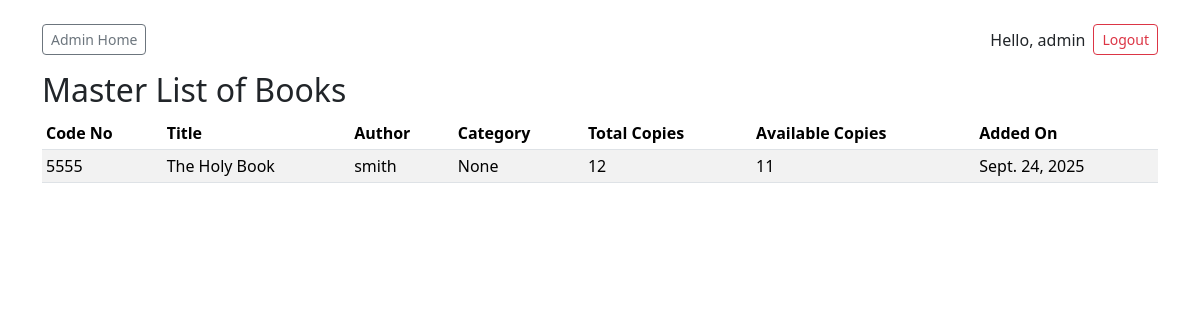
The page /dashboard/reports/books/ (signed in) on the database as committed earlier.
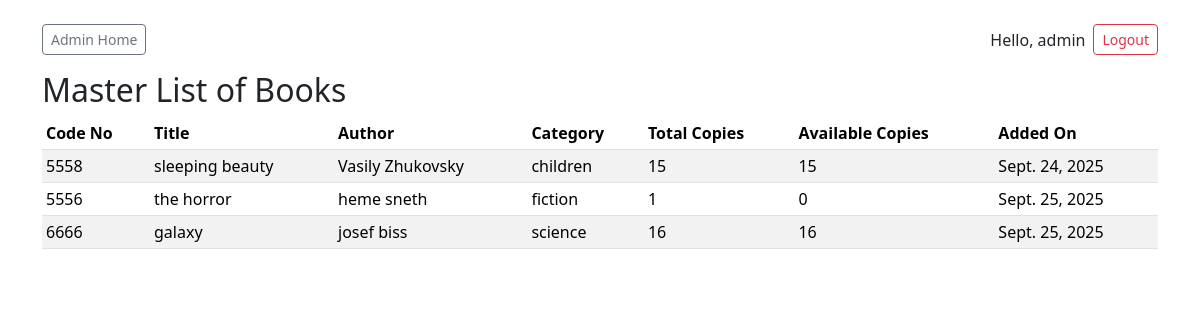
The same page on the database as committed later.
### library/models.py (models this page shows, shortened)
class Book(models.Model):
    code_no = models.CharField(max_length=50, unique=True)  # unique code like SC(B/M)000001
    title = models.CharField(max_length=255)
    author = models.CharField(max_length=255, blank=True)
    category = models.ForeignKey(Category, on_delete=models.SET_NULL, null=True, blank=True)
    isbn = models.CharField(max_length=40, blank=True)
    total_copies = models.PositiveIntegerField(default=1)
    available_copies = models.PositiveIntegerField(default=1)
    added_on = models.DateField(auto_now_add=True)

class Category(models.Model):
    name = models.CharField(max_length=100)
    class Meta:
        verbose_name_plural = "Categories"
    def __str__(self):
        return self.name

### library/views.py (the view)
# urls.py: path('dashboard/reports/books/', views.book_master_list, name='book_master_list'),
@staff_member_required
def book_master_list(request):
    books = Book.objects.all()
    return render(request, 'library/admin/book_master_list.html', {'books': books})

### library/templates/library/admin/book_master_list.html (shortened to what this page needs)
{% extends "library/base.html" %}
{% block content %}
<h2>Master List of Books</h2>
<table class="table table-sm table-striped">
  <thead>
    <tr>
      <th>Code No</th>
      <th>Title</th>
      <th>Author</th>
      <th>Category</th>
      <th>Total Copies</th>
      <th>Available Copies</th>
      <th>Added On</th>
    </tr>
  </thead>
  <tbody>
    {% for book in books %}
      <tr>
        <td>{{ book.code_no }}</td>
        <td>{{ book.title }}</td>
        <td>{{ book.author }}</td>
        <td>{{ book.category }}</td>
        <td>{{ book.total_copies }}</td>
        <td>{{ book.available_copies }}</td>
        <td>{{ book.added_on }}</td>
      </tr>
    {% empty %}
      <tr><td colspan="7">No books found.</td></tr>
    {% endfor %}
  </tbody>
</table>
{% endblock %}

Rows that differ between the two databases and show on the page:
changed Book: code_no "5555" → "5558"; title "The Holy Book" → "sleeping beauty"; author "smith" → "Vasily Zhukovsky"; category "None" → "children"; total_copies "12" → "15"; available_copies "11" → "15"
added Book: code_no "5556", title "the horror", author "heme sneth", category "fiction", total_copies "1", available_copies "0", added_on "Sept. 25, 2025"
added Book: code_no "6666", title "galaxy", author "josef biss", category "science", total_copies "16", available_copies "16", added_on "Sept. 25, 2025"
